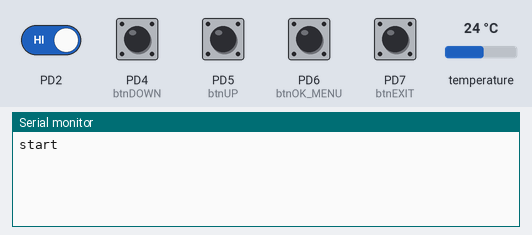
Recording of a program running on a simulated ATmega8, built with avr-gcc and emulated at 8 MHz. Parts: the last lines printed to the serial monitor. Wiring (inferred from the names in the program): DS3231 clock at I2C address 0x68. The inputs (shaded band) are chosen by the test bench; at power-on: PD2, PD4 (btnDOWN), PD5 (btnUP), PD6 (btnOK_MENU), PD7 (btnEXIT) HIGH, temperature 24 °C. The local clock reads 2024-03-15 10:24:30 at power-on unless the program sets it.

Above: at 1.2 s.
1.3 s: PD2 driven LOW
At 2.5 s:
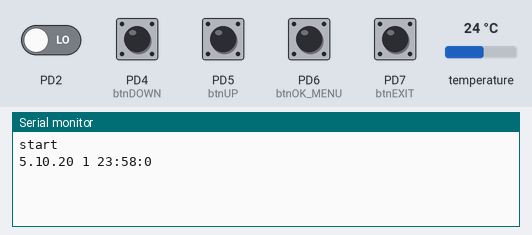
2.8 s: PD6 (btnOK_MENU) pulled LOW for 1 s
At 4.3 s:
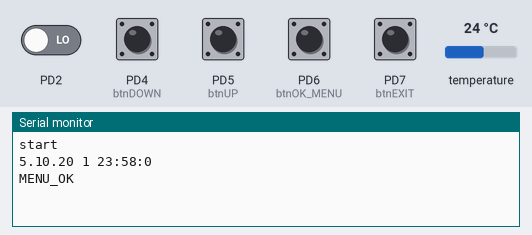
5.3 s: PD4 (btnDOWN) pulled LOW for 0.15 s
At 6.1 s:
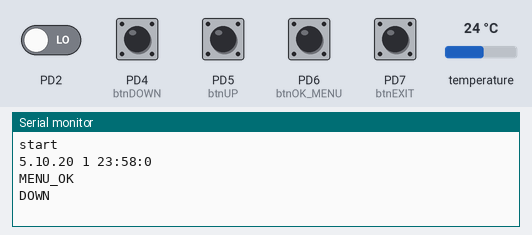
6.9 s: PD5 (btnUP) pulled LOW for 0.15 s
At 7.5 s:
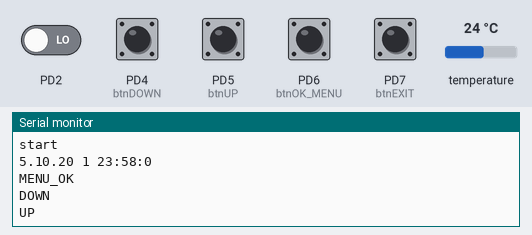
8.5 s: PD7 (btnEXIT) pulled LOW for 1 s
At 9.6 s:
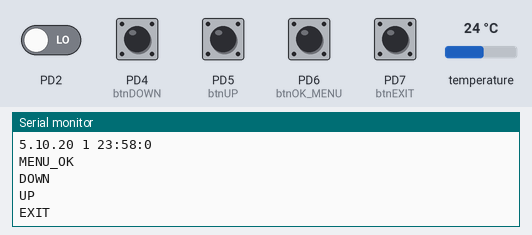

The program:

main.c
```c
/*
 * Clock_FW.c
 *
 * Created: 25.9.2020 14:34:15
 * Author : Martin Košút
 */

#define F_CPU 8000000UL

#include <avr/io.h>
#include <avr/interrupt.h>
#include "uart.h"
#include "twi.h"
#include "ds3231.h"
#include <util/delay.h>
#include <stdlib.h>
#include <stdio.h>


#define UART_BAUD_RATE	9600

//#define EEPROM_address	0x57
#define btnDOWN				PORTD4
#define btnUP				PORTD5
#define btnOK_MENU			PORTD6
#define btnEXIT				PORTD7


typedef struct
{
	volatile uint8_t btnDOWN_pressed;
	volatile uint8_t btnUP_pressed;
	volatile uint8_t btnOK_MENU_pressed;
	volatile uint8_t btnEXIT_pressed;
}T_btn_press;


T_Time_data time;
T_btn_press btn_press = {
	.btnDOWN_pressed = 0,
	.btnUP_pressed = 0,
	.btnOK_MENU_pressed = 0,
	.btnEXIT_pressed = 0
};
uint8_t status, i, time_done = 1;
uint8_t read_data[10];
uint8_t uart_string[20];
uint8_t hours = 0, minutes = 0, day = 8, month = 10;
uint16_t year = 2020;

int main(void)
{
	DDRC |= (1<<PORTC5) | (1<<PORTC4);
	DDRD |= (1<<PORTD0) | (1<<PORTD1);
	DDRD &= ~(1<<PORTD2);
	DDRD &= ~((1<<btnDOWN) | (1<<btnUP) | (1<<btnOK_MENU) | (1<<btnEXIT));		//input pins
	PORTD |= (1<<btnDOWN) | (1<<btnUP) | (1<<btnOK_MENU) | (1<<btnEXIT);		//turn on pull up resistors
	MCUCR |= (1<<ISC01);		//falling edge INT0 interrupt
	MCUCR &= ~(1<<ISC00);
	GICR |= (1<<INT0);			//external interrupt enable
	TCCR0 |= (1<<CS02);			//prescaler 256, 8ms overflow
	TCCR0 &= ~((1<<CS01) | (1<<CS00));
	TIMSK |= (1<<TOIE0);		//enable timer0 overflow interrupt
	uart_init(UART_BAUD_SELECT(UART_BAUD_RATE, F_CPU));
	twi_init();

	sei();
	uart_puts("\r\nstart\r\n");
	_delay_ms(1000);

	DS3231_initialization();
	DS3231_setTime(23,58,5,10,2020);

	/*btn_press.btnDOWN_pressed = 0;
	btn_press.btnUP_pressed = 0;
	btn_press.btnOK_MENU_pressed = 0;
	btn_press.btnEXIT_pressed = 0;
	*/
	time_done = 1;
	while (1)
    {
		//DS3231_getTime(&time);
		if (time_done == 0)
		{
			sprintf(uart_string, "%d.%d.%d %d %d:%d:%d\r\n", time.day, time.month, time.year, time.weekday, time.hours, time.minutes, time.seconds);
			uart_puts(uart_string);
			//uart_puts("\r\n");
			_delay_ms(20);

			time_done = 1;
		}
		/*if (btn_press.btnDOWN_pressed > 10)
		{
			uart_puts("DOWN\r\n");
			_delay_ms(10);
			btn_press.btnDOWN_pressed = 0;
		}
		if (btn_press.btnUP_pressed > 10)
		{
			uart_puts("UP\r\n");
			_delay_ms(10);
			btn_press.btnUP_pressed = 0;
		}*/

		if (btn_press.btnOK_MENU_pressed > 50)
		{
			GICR &= ~(1<<INT0);			//external interrupt disable
			uart_puts("MENU_OK\r\n");
			_delay_ms(10);
			while(btn_press.btnEXIT_pressed < 50)
			{
				if (btn_press.btnDOWN_pressed > 10)
				{
					hours--;
					uart_puts("DOWN\r\n");
					_delay_ms(10);
					btn_press.btnDOWN_pressed = 0;
				}
				if (btn_press.btnUP_pressed > 10)
				{
					hours++;
					uart_puts("UP\r\n");
					_delay_ms(10);
					btn_press.btnUP_pressed = 0;
				}
			}
			uart_puts("EXIT\r\n");
			_delay_ms(10);
			DS3231_setTime(hours,minutes,day,month,year);
			GICR |= (1<<INT0);			//external interrupt enable
			//_delay_ms(10);
			btn_press.btnOK_MENU_pressed = 0;
		}

		/*if (btn_press.btnEXIT_pressed > 10)
		{
			uart_puts("EXIT\r\n");
			_delay_ms(10);
			btn_press.btnEXIT_pressed = 0;
		}*/
		//_delay_ms(1);

    }
}

ISR(INT0_vect)
{
	time_done = 0;
	DS3231_getTime(&time);
}

ISR(TIMER0_OVF_vect)
{
	if ((PIND & (1<<btnDOWN)) == 0)
	{
		btn_press.btnDOWN_pressed++;
	}
	else
	{
		btn_press.btnDOWN_pressed = 0;
	}

	if ((PIND & (1<<btnUP)) == 0)
	{
		btn_press.btnUP_pressed++;
	}
	else
	{
		btn_press.btnUP_pressed = 0;
	}

	if ((PIND & (1<<btnOK_MENU)) == 0)
	{
		btn_press.btnOK_MENU_pressed++;
	}
	else
	{
		btn_press.btnOK_MENU_pressed = 0;
	}

	if ((PIND & (1<<btnEXIT)) == 0)
	{
		btn_press.btnEXIT_pressed++;
	}
	else
	{
		btn_press.btnEXIT_pressed = 0;
	}
	//_delay_us(1);
}
```

ds3231.c
```c
/*
 * ds3231.c
 *
 * Created: 25.9.2020 17:22:18
 *  Author: Martin Košút
 */

#include <avr/io.h>
#include <stdio.h>
#include "twi.h"
#include "ds3231.h"

uint8_t i2c_buffer[8];

uint8_t dec2bcd(uint8_t num)		//convert decimal number to binary coded binary
{
	return ((num/10 * 16) + (num % 10));
}

uint8_t bcd2dec(uint8_t num)		//convert binary coded decimal to decimal
{
	return ((num/16 * 10) + (num % 16));
}

uint8_t dayofweek(uint16_t day, uint16_t month, uint16_t year)	//compute day of week (1 Monday - 7 Sunday)
{
	static uint8_t t[] = {0, 3, 2, 5, 0, 3, 5, 1, 4, 6, 2, 4};
	uint8_t weekday;

	year -= month < 3;
	weekday = ( year + year/4 - year/100 + year/400 + t[month-1] + day) % 7;
	weekday = (weekday == 0) ? 7 : weekday;

	return weekday;
}

uint8_t DS3231_initialization()
{
	uint8_t status;

	status = twi_start((RTC_address<<1) + TWI_WRITE);		//write control register address
	if (status == 0)
	{
		twi_write(RTC_control_reg);
		twi_stop();
		status = twi_start((RTC_address<<1) + TWI_READ);	//read control register
		if (status == 0)
		{
			i2c_buffer[0] = twi_read_nack();
		}
		else
		{
			twi_stop();
			return 1;
		}
		twi_stop();

		i2c_buffer[0] &= ~((1<<2) | (1<<3) | (1<<4));		//RS2, RS1 and INTCN bits to 0 to enable 1Hz square wave output

		status = twi_start((RTC_address<<1) + TWI_WRITE);	//write modified control register
		if (status == 0)
		{
			twi_write(RTC_control_reg);
			twi_write(i2c_buffer[0]);
		}
		else
		{
			twi_stop();
			return 1;
		}
		twi_stop();
	}
	else
	{
		return 1;
	}
	return 0;

}

uint8_t DS3231_setTime(uint8_t hours, uint8_t minutes, uint8_t day, uint8_t month, uint16_t year)
{
	uint8_t status;

	i2c_buffer[0] = 0x00;									//seconds
	i2c_buffer[1] = dec2bcd(minutes);						//minutes
	i2c_buffer[2] = dec2bcd(hours);							//hours
	i2c_buffer[3] = dec2bcd(dayofweek(day, month, year));	//day of week (1 Monday - 7 Sunday)
	i2c_buffer[4] = dec2bcd(day);							//day
	i2c_buffer[5] = dec2bcd(month);							//month
	i2c_buffer[6] = dec2bcd(year - 2000);					//year

	status = twi_start((RTC_address<<1) + TWI_WRITE);		//write data to time registers seconds to years
	if (status == 0)
	{
		twi_write(RTC_seconds_reg);
		for (uint8_t i = 0; i < 7; i++)
		{
			twi_write(i2c_buffer[i]);
		}
		twi_stop();
	}
	else
	{
		twi_stop();
		return 1;											//failed transmission
	}
	return 0;												//successful transmission
}

uint8_t DS3231_getTime(T_Time_data *time)
{
	uint8_t status, i;

	status = twi_start((RTC_address<<1) + TWI_WRITE);
	if (status == 0)
	{
		twi_write(RTC_seconds_reg);
		twi_stop();
	}
	else
	{
		twi_stop();
		return 1;
	}

	status = twi_start((RTC_address<<1) + TWI_READ);
	if (status == 0)
	{
		for (i = 0; i < 6; i++)
		{
			i2c_buffer[i] = twi_read_ack();
		}
		i2c_buffer[i] = twi_read_nack();
		twi_stop();
	}
	else
	{
		twi_stop();
		return 1;
	}

	time->seconds = bcd2dec(i2c_buffer[0]);
	time->minutes = bcd2dec(i2c_buffer[1]);
	time->hours = bcd2dec(i2c_buffer[2]);
	time->weekday = bcd2dec(i2c_buffer[3]);
	time->day = bcd2dec(i2c_buffer[4]);
	time->month = bcd2dec(i2c_buffer[5]);
	time->year = bcd2dec(i2c_buffer[6]);

	return 0;
}
```

ds3231.h
```c
/*
 * ds3231.h
 *
 * Created: 25.9.2020 17:22:33
 *  Author: Martin Košút
 */


#ifndef DS3231_H_
#define DS3231_H_

#define RTC_address		0x68

typedef enum RTC_registers
{
	RTC_seconds_reg = 0x00,
	RTC_minutes_reg = 0x01,
	RTC_hours_reg	= 0x02,
	RTC_weekday_reg	= 0x03,
	RTC_date_reg	= 0x04,
	RTC_month_reg	= 0x05,
	RTC_year_reg	= 0x06,
	RTC_control_reg	= 0x0E,
	RTC_status_reg	= 0x0F,
	RTC_aging_reg	= 0x10
}T_RTC_reg;

typedef struct Time_data
{
	volatile uint8_t seconds;
	volatile uint8_t minutes;
	volatile uint8_t hours;
	volatile uint8_t weekday;
	volatile uint8_t day;
	volatile uint8_t month;
	volatile uint8_t year;
}T_Time_data;

//T_Time_data time;

uint8_t dec2bcd(uint8_t num);
uint8_t bcd2dec(uint8_t num);
uint8_t dayofweek(uint16_t day, uint16_t month, uint16_t year);
uint8_t DS3231_initialization();
uint8_t DS3231_setTime(uint8_t hours, uint8_t minutes, uint8_t day, uint8_t month, uint16_t year);
uint8_t DS3231_getTime(T_Time_data *time);


#endif /* DS3231_H_ */
```

twi.c
```c
// (licence header left out)
/* Includes ----------------------------------------------------------*/
#include "twi.h"

/* Define ------------------------------------------------------------*/
/* Address of data direction register of port x */
#define DDR(x) (*(&x - 1))
#define F_CPU 8000000UL
/* Functions ---------------------------------------------------------*/
void twi_init(void)
{
    /* Enable internal pull-up resistors */
    //DDR(TWI_PORT) &= ~(_BV(TWI_SDA_PIN) | _BV(TWI_SCL_PIN));
    //TWI_PORT |= _BV(TWI_SDA_PIN) | _BV(TWI_SCL_PIN);

    /* Set SCL frequency */
    TWSR &= ~(_BV(TWPS1) | _BV(TWPS0));
    TWBR = TWI_BIT_RATE_REG;
}


/*--------------------------------------------------------------------*/
uint8_t twi_start(uint8_t slave_address)
{
    uint8_t twi_response;

    /* Generate start condition on TWI bus */
    TWCR = _BV(TWINT) | _BV(TWSTA) | _BV(TWEN);
    while ((TWCR & _BV(TWINT)) == 0);

    /* Send SLA+R or SLA+W frame on TWI bus */
    TWDR = slave_address;
    TWCR = _BV(TWINT) | _BV(TWEN);
    while ((TWCR & _BV(TWINT)) == 0);

    /* Check TWI Status Register and mask TWI prescaler bits */
    twi_response = TWSR & 0xf8;
    /* Status Code 0x18: SLA+W has been transmitted and ACK received
                   0x40: SLA+R has been transmitted and ACK received */
        if (twi_response == 0x18 || twi_response == 0x40) {
        return 0;   /* Slave device accessible */
    }
    else {
        return 1;   /* Failed to access slave device */
    }
}


/*--------------------------------------------------------------------*/
void twi_write(uint8_t data)
{
    TWDR = data;
    TWCR = _BV(TWINT) | _BV(TWEN);
    while ((TWCR & _BV(TWINT)) == 0);
}


/*--------------------------------------------------------------------*/
uint8_t twi_read_ack(void)
{
	TWCR = _BV(TWINT) | _BV(TWEN) | _BV(TWEA);
    while ((TWCR & _BV(TWINT)) == 0);
	return (TWDR);
}


/*--------------------------------------------------------------------*/
uint8_t twi_read_nack(void)
{
	TWCR = _BV(TWINT) | _BV(TWEN);
    while ((TWCR & _BV(TWINT)) == 0);
	return (TWDR);
}


/*--------------------------------------------------------------------*/
void twi_stop(void)
{
    TWCR = _BV(TWINT) | _BV(TWSTO) | _BV(TWEN);
}
```

twi.h
```c
#ifndef TWI_H_INCLUDED
#define TWI_H_INCLUDED

/***********************************************************************
 * Title:    TWI library
 * Author:   Tomas Fryza, Brno University of Technology, Czechia
 * Software: avr-gcc, tested with avr-gcc 4.9.2
 * Hardware: Any AVR with built-in TWI unit
 *
 * MIT License
 *
 * Copyright (c) 2018 Tomas Fryza
 *
 * Permission is hereby granted, free of charge, to any person obtaining
 * a copy of this software and associated documentation files (the
 * "Software"), to deal in the Software without restriction, including
 * without limitation the rights to use, copy, modify, merge, publish,
 * distribute, sublicense, and/or sell copies of the Software, and to
 * permit persons to whom the Software is furnished to do so, subject to
 * the following conditions:
 *
 * The above copyright notice and this permission notice shall be
 * included in all copies or substantial portions of the Software.
 *
 * THE SOFTWARE IS PROVIDED "AS IS", WITHOUT WARRANTY OF ANY KIND,
 * EXPRESS OR IMPLIED, INCLUDING BUT NOT LIMITED TO THE WARRANTIES OF
 * MERCHANTABILITY, FITNESS FOR A PARTICULAR PURPOSE AND NONINFRINGEMENT.
 * IN NO EVENT SHALL THE AUTHORS OR COPYRIGHT HOLDERS BE LIABLE FOR ANY
 * CLAIM, DAMAGES OR OTHER LIABILITY, WHETHER IN AN ACTION OF CONTRACT,
 * TORT OR OTHERWISE, ARISING FROM, OUT OF OR IN CONNECTION WITH THE
 * SOFTWARE OR THE USE OR OTHER DEALINGS IN THE SOFTWARE.
 *
 **********************************************************************/

/**
 *  @file      twi.h
 *  @brief     TWI library for AVR-GCC.
 *
 *  @details   The library defines functions for the TWI (I2C)
 *  communication between AVR and slave device(s). Functions use TWI
 *  unit of AVR.
 *
 *  @author    Tomas Fryza, Brno University of Technology, Czechia
 *  @date      2019-04-30
 *  @version   v2.1
 *  @copyright (c) 2018 Tomas Fryza, MIT License
 *
 *  @note      Based on Atmel ATmega16 and ATmega328P manuals
 */

/* Includes ----------------------------------------------------------*/
 #include <avr/io.h>

/* Define ------------------------------------------------------------*/
/** @brief Port of TWI hardware unit. */
#define TWI_PORT PORTC

/** @brief SDA pin of TWI hardware unit. */
#define TWI_SDA_PIN 4

/** @brief SCL pin of TWI hardware unit. */
#define TWI_SCL_PIN 5

/** @brief TWI bit rate.
 *  @warning Must be greater than 31000 kbps */
#define F_SCL 100000

/** @brief TWI bit rate register value. */
#define TWI_BIT_RATE_REG ((F_CPU/F_SCL - 16) / 2)

/** @brief Data direction for reading from TWI device. */
#define TWI_READ 1

/** @brief Data direction for writing to TWI device. */
#define TWI_WRITE 0

/* Function prototypes -----------------------------------------------*/
/**
 *  @brief Initialize TWI, enable internal pull-up resistors, and set
 *         SCL frequency.
 *  @par Implementation notes:
 *     - AVR internal pull-up resistors at pins TWI_SDA_PIN and
 *       TWI_SCL_PIN are enabled
 *     - TWI bit rate register value is calculated as follows
 *       fscl = fcpu/(16 + 2*TWBR)
 */
void twi_init(void);


/**
 *  @brief Start communication on TWI bus and send address of TWI slave.
 *  @param slave_address - Address and transfer direction of TWI slave
 *  @retval 0 - Slave device accessible
 *  @retval 1 - Failed to access slave device
 *  @Note Function returns 0 only if 0x18 or 0x40 status code is detected.
 *        0x18: SLA+W has been transmitted and ACK has been received
 *        0x40: SLA+R has been transmitted and ACK has been received
 */
uint8_t twi_start(uint8_t slave_address);


/**
 *  @brief Send one byte to TWI slave device.
 *  @param data - Byte to be transmitted
 */
void twi_write(uint8_t data);


/**
 *  @brief Read one byte from TWI slave device, followed by ACK.
 *  @return Received data
 */
uint8_t twi_read_ack(void);


/**
 *  @brief Read one byte from TWI slave device, followed by NACK.
 *  @return Received data
 */
uint8_t twi_read_nack(void);


/**
 *  @brief Generates stop condition on TWI bus.
 */
void twi_stop(void);

#endif /* TWI_H_INCLUDED */
```

Source omitted: uart.c (28690 bytes), uart.h (7603 bytes)

Measured:
- after the input at 1.3 s, the serial monitor: prints a new line at once (image 1)
- after the input at 2.8 s, the serial monitor: prints a new line after 0.41 s (image 2)
- after the input at 5.3 s, the serial monitor: prints a new line after 0.08 s (image 3)
- after the input at 6.9 s, the serial monitor: prints a new line after 0.09 s (image 4)
- after the input at 8.5 s, the serial monitor: prints a new line after 0.40 s (image 5)
